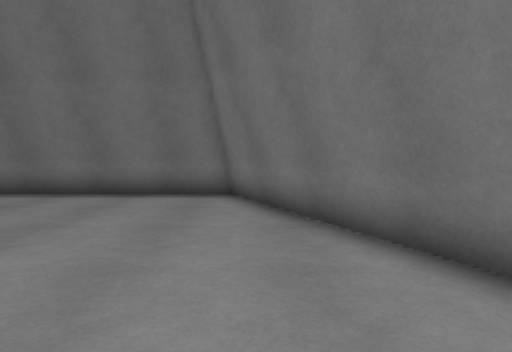
[1] (above)

12 first-person views from a walk through a Unity game level. The camera is 1.2 m above the floor, tilts 4° down and sees 75° across. The floor is counted in squares, 1 m on a side. Each view is taken from the middle of a square. On the plan, view 1 faces up. The plan holds only what a view shows up to about 14 squares ahead; the rest is blank. The place goes on beyond the plan. Some animated figures are left out. Some surface patterns are stand-ins.

[2]
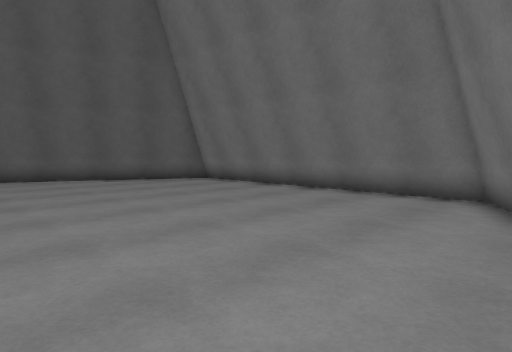

[3]
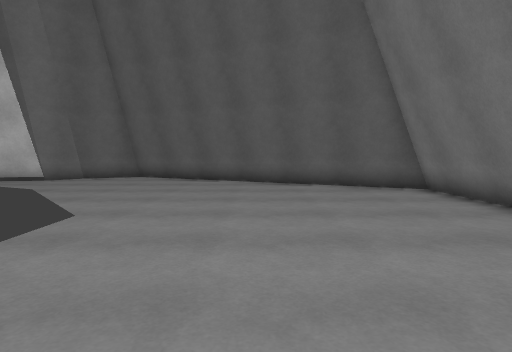

[4]
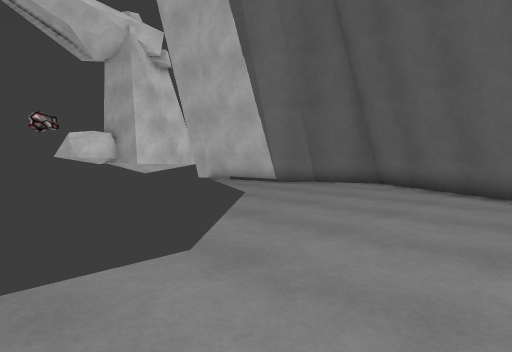

[5]
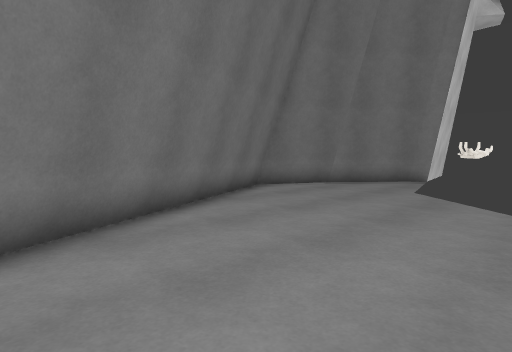

[6]
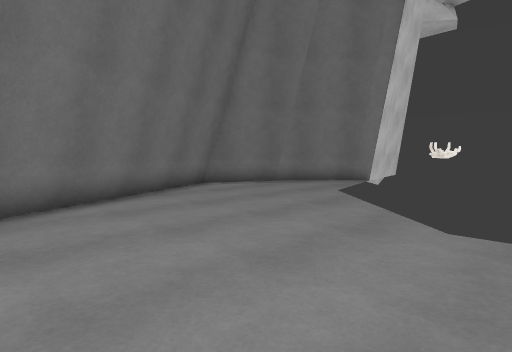

[7]
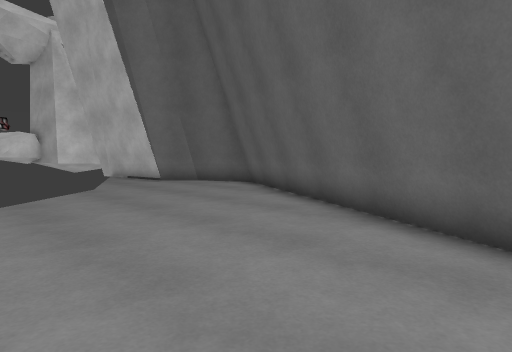

[8]
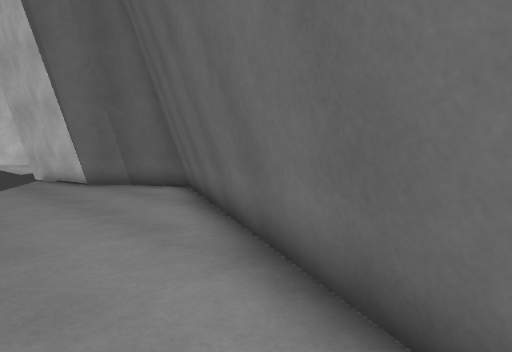

[9]
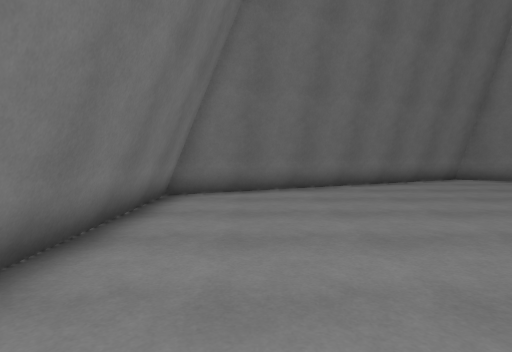

[10]
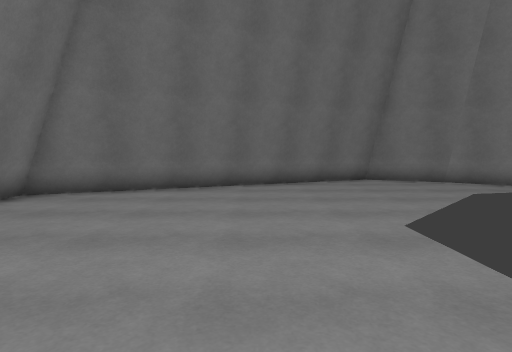

[11]
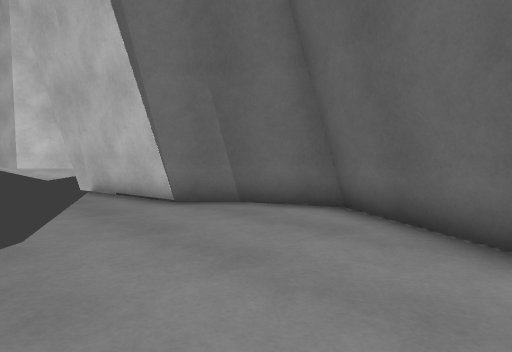

[12]
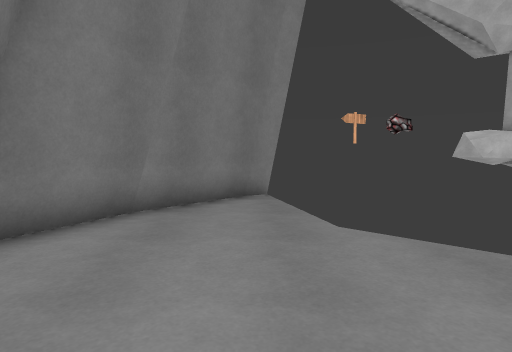

### Floor plan
Points are (right, up) in squares from view 1. A wall is a line through its corners. A room is listed if a view was taken in it or the views show most of it. See-through windows are left out.
Room 1 (views 1, 2, 3, 4, 5, 6, 7, 8, 9, 10, 11, 12)
walls: (-11.7, 9.4) (-17.2, -1.8) (-16, -4.1); (-0.8, 9.1) (-11.7, 9.2); (-16.4, -3.8) (-15, -5.1) (-14.4, -8.6); (4.4, -2.1) (-0.9, 8.9) (-11.7, 9) (-17.1, -2); (0.3, -7.7) (1.1, -7.2) (3.3, -4.6); (3.1, -4.9) (4.5, -1.9) (-1, 9.4)
low walls: (-12.5, 8.3) (-17.4, -1.8) (-16.3, -4.1); (-11.8, 9.6) (-12.4, 8.4); (-0.7, 9.3) (-11.7, 9.4); (3.4, 0.8) (-0.8, 9.5) (-1.3, 9.5); (-15.2, -5) (-14.7, -8.6); (4.5, -1.4) (3.5, 0.7); (3.4, -4.8) (4.5, -2.4)

Where each view was taken, in squares from view 1:
view 1: 0 up, 0 right, facing up
view 2: 0 up, 1 right, facing up-left
view 3: 4 up, 1 left, facing left
view 4: 4 up, 5 left, facing down-left
view 5: 7 up, 4 left, facing down-right
view 6: 6 up, 6 left, facing down-right
view 7: 8 up, 8 left, facing down-left
view 8: 8 up, 11 left, facing down-left
view 9: 7 up, 10 left, facing right
view 10: 3 up, 10 left, facing right
view 11: 2 up, 11 left, facing down-left
view 12: 2 up, 1 right, facing down
